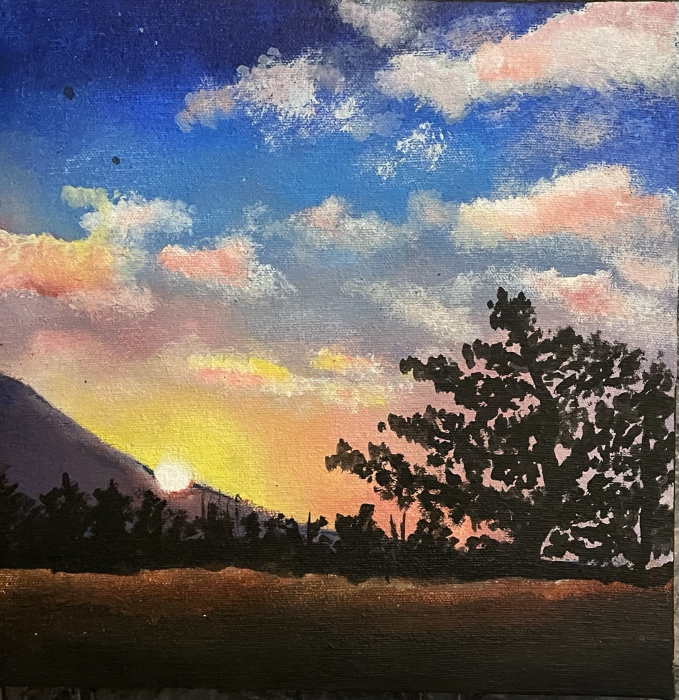
#> input picture assets/artworks/IMG_0704.jpg, 1357 x 1400 px, found by its file name (shown at 1/2 size); its folder holds only this picture in this run
$ python build_art.py
#> lines starting #> are read from the running program, lines starting #| are printed output that depends on the picture
#!/usr/bin/env python3
"""Rebuilds assets/art from assets/artworks and the real colour analysis behind OBSERVE.EXE. Run from the repo root."""
import json, os, numpy as np
from PIL import Image, ImageOps
ART=[("IMG_0704","sunset-landscape","Sunset Landscape"),("IMG_0705","gold-earrings","Gold Earrings"),("IMG_0707","clay-vase-and-apple","Clay Vase and Apple"),
("IMG_0708","sunflowers","Sunflowers"),("IMG_0709","the-tailor","The Tailor"),("IMG_0710","baseball-glove-and-bat","Baseball Glove and Bat"),
("IMG_0711","street-crowd","Street Crowd"),("IMG_0715","jersey-19","Jersey 19"),("IMG_0716","badminton-gear","Badminton Gear"),("IMG_0717","cattle-road","Cattle Road"),
("IMG_0718","flower-basket","Flower Basket"),("IMG_0719","sneakers","Sneakers"),("IMG_0720","eye-with-a-tear","Eye with a Tear"),("IMG_0721","hay-cart","Hay Cart"),
("IMG_0722","flowers-and-gloves","Flowers and Gloves"),("IMG_0723","flowers-by-the-window","Flowers by the Window"),("IMG_0724","night-street","Night Street"),
("IMG_0725","city-signs-in-the-rain","City Signs in the Rain"),("IMG_0726","skyscrapers-at-night","Skyscrapers at Night")]
def lab(rgb):
    c=rgb/255.; c=np.where(c>.04045,((c+.055)/1.055)**2.4,c/12.92)
    M=np.array([[.4124,.3576,.1805],[.2126,.7152,.0722],[.0193,.1192,.9505]])
    x=c@M.T/np.array([.95047,1,1.08883]); f=np.where(x>.008856,np.cbrt(x),7.787*x+16/116)
    return np.stack([116*f[...,1]-16,500*(f[...,0]-f[...,1]),200*(f[...,1]-f[...,2])],-1)
rows=[]
for src,slug,title in ART:
    im=ImageOps.exif_transpose(Image.open(f"assets/artworks/{src}.jpg")).convert("RGB")
#> im is the input picture: PIL image 1357x1400 RGB; mean R, G, B 108.6, 104.4, 106.3
    im.save(f"assets/art/{slug}.webp",quality=84,method=6)
    t=im.copy(); t.thumbnail((520,520),Image.LANCZOS); t.save(f"assets/art/thumb/{slug}.webp",quality=74,method=6)
#> after `t.thumbnail((520, 520), Image.LANCZOS)`:
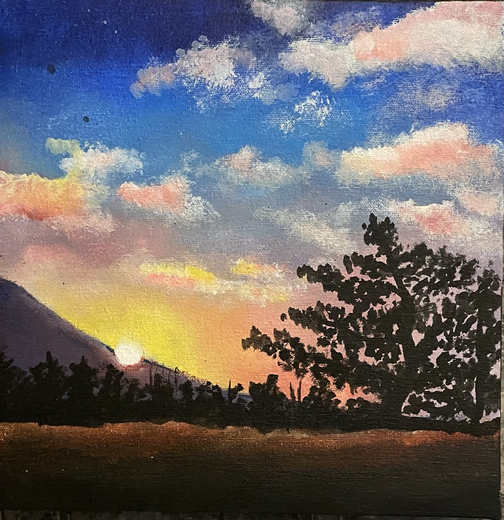
#> t: PIL image 504x520 RGB; mean R, G, B 108.6, 104.4, 106.3
    w,h=im.size; a=np.asarray(im.crop((int(w*.06),int(h*.06),int(w*.94),int(h*.94))).resize((220,220),Image.LANCZOS),float); L=lab(a)
#> after `w, h = im.size`: w = 1357; h = 1400
#> after `a = np.asarray(im.crop((int(w * 0.06), int(h * 0.06), int(w * 0.94), i`:
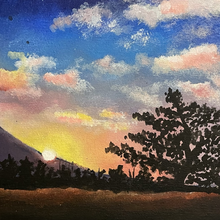
#> a: shape (220, 220, 3) float64; mean R, G, B 117.3, 112.6, 111.9
#> in lab, `c = np.where(c > 0.04045, ((c + 0.055) / 1.055) ** 2.4, c / 12.92)`:
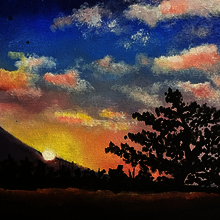
#> c: shape (220, 220, 3) float64; mean R, G, B 0.269, 0.229, 0.232
#> in lab, `x = c @ M.T / np.array([0.95047, 1, 1.08883])`:
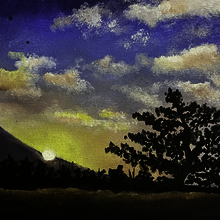
#> x: shape (220, 220, 3) float64; mean R, G, B 0.247, 0.238, 0.233
#> in lab, `f = np.where(x > 0.008856, np.cbrt(x), 7.787 * x + 16 / 116)`:
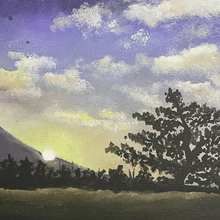
#> f: shape (220, 220, 3) float64; mean R, G, B 0.552, 0.543, 0.536
#> in lab, `return np.stack([116*f[...,1]-16,500*(f[...,0]-f[...,1]),200*(f[...,1]..`:
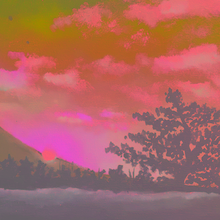
#> returned value: shape (220, 220, 3) float64; mean of channels 0, 1, 2 47, 4.3, 1.4; drawn with min black and max white
    C=np.hypot(L[...,1],L[...,2])
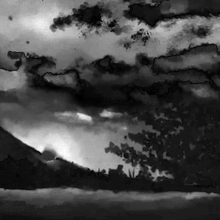
#> C: shape (220, 220) float64; min 0.00259, max 69.01, mean 19; drawn with min black and max white
#> (the run stopped early here; a loop or call above may not have finished)
